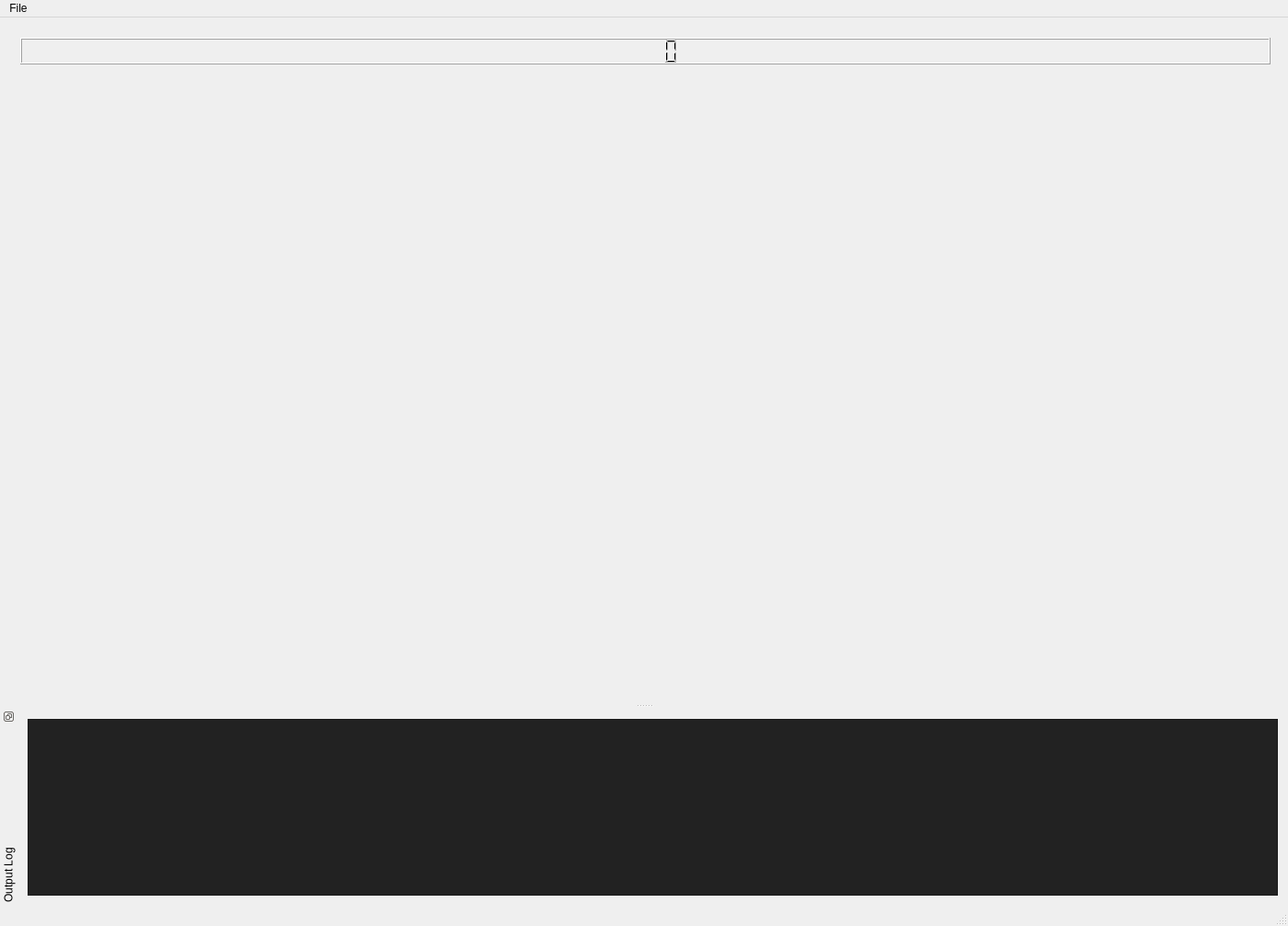
<?xml version="1.0" encoding="UTF-8"?>
<ui version="4.0">
 <class>MainWindow</class>
 <widget class="QMainWindow" name="MainWindow">
  <property name="geometry">
   <rect>
    <x>0</x>
    <y>0</y>
    <width>1400</width>
    <height>1006</height>
   </rect>
  </property>
  <property name="windowTitle">
   <string>OpenGL in Qt is great fun!</string>
  </property>
  <widget class="QWidget" name="centralWidget">
   <widget class="QWidget" name="">
    <property name="geometry">
     <rect>
      <x>11</x>
      <y>74</y>
      <width>1381</width>
      <height>661</height>
     </rect>
    </property>
    <layout class="QVBoxLayout" name="OpenGLLayout"/>
   </widget>
   <widget class="QWidget" name="horizontalLayoutWidget">
    <property name="geometry">
     <rect>
      <x>11</x>
      <y>11</y>
      <width>1381</width>
      <height>51</height>
     </rect>
    </property>
    <layout class="QHBoxLayout" name="horizontalLayout_4">
     <item>
      <widget class="QLCDNumber" name="scoreCounter">
       <property name="autoFillBackground">
        <bool>true</bool>
       </property>
      </widget>
     </item>
    </layout>
   </widget>
  </widget>
  <widget class="QMenuBar" name="menuBar">
   <property name="geometry">
    <rect>
     <x>0</x>
     <y>0</y>
     <width>1400</width>
     <height>25</height>
    </rect>
   </property>
   <widget class="QMenu" name="menuFile">
    <property name="title">
     <string>File</string>
    </property>
    <addaction name="fileExit"/>
   </widget>
   <addaction name="menuFile"/>
  </widget>
  <widget class="QStatusBar" name="statusBar"/>
  <widget class="QDockWidget" name="dockWidgetConsole">
   <property name="cursor">
    <cursorShape>CrossCursor</cursorShape>
   </property>
   <property name="mouseTracking">
    <bool>true</bool>
   </property>
   <property name="features">
    <set>QDockWidget::DockWidgetFloatable|QDockWidget::DockWidgetMovable|QDockWidget::DockWidgetVerticalTitleBar</set>
   </property>
   <property name="windowTitle">
    <string>Output Log</string>
   </property>
   <attribute name="dockWidgetArea">
    <number>8</number>
   </attribute>
   <widget class="QWidget" name="dockWidgetContents">
    <layout class="QHBoxLayout" name="horizontalLayout">
     <item>
      <widget class="QPlainTextEdit" name="outputLog">
       <property name="palette">
        <palette>
         <active>
          <colorrole role="Button">
           <brush brushstyle="SolidPattern">
            <color alpha="255">
             <red>34</red>
             <green>34</green>
             <blue>34</blue>
            </color>
           </brush>
          </colorrole>
          <colorrole role="Light">
           <brush brushstyle="SolidPattern">
            <color alpha="255">
             <red>51</red>
             <green>51</green>
             <blue>51</blue>
            </color>
           </brush>
          </colorrole>
          <colorrole role="Midlight">
           <brush brushstyle="SolidPattern">
            <color alpha="255">
             <red>42</red>
             <green>42</green>
             <blue>42</blue>
            </color>
           </brush>
          </colorrole>
          <colorrole role="Dark">
           <brush brushstyle="SolidPattern">
            <color alpha="255">
             <red>17</red>
             <green>17</green>
             <blue>17</blue>
            </color>
           </brush>
          </colorrole>
          <colorrole role="Mid">
           <brush brushstyle="SolidPattern">
            <color alpha="255">
             <red>23</red>
             <green>23</green>
             <blue>23</blue>
            </color>
           </brush>
          </colorrole>
          <colorrole role="Text">
           <brush brushstyle="SolidPattern">
            <color alpha="255">
             <red>255</red>
             <green>255</green>
             <blue>255</blue>
            </color>
           </brush>
          </colorrole>
          <colorrole role="BrightText">
           <brush brushstyle="SolidPattern">
            <color alpha="255">
             <red>255</red>
             <green>255</green>
             <blue>255</blue>
            </color>
           </brush>
          </colorrole>
          <colorrole role="ButtonText">
           <brush brushstyle="SolidPattern">
            <color alpha="255">
             <red>255</red>
             <green>255</green>
             <blue>255</blue>
            </color>
           </brush>
          </colorrole>
          <colorrole role="Base">
           <brush brushstyle="SolidPattern">
            <color alpha="255">
             <red>34</red>
             <green>34</green>
             <blue>34</blue>
            </color>
           </brush>
          </colorrole>
          <colorrole role="Window">
           <brush brushstyle="SolidPattern">
            <color alpha="255">
             <red>34</red>
             <green>34</green>
             <blue>34</blue>
            </color>
           </brush>
          </colorrole>
          <colorrole role="Shadow">
           <brush brushstyle="SolidPattern">
            <color alpha="255">
             <red>0</red>
             <green>0</green>
             <blue>0</blue>
            </color>
           </brush>
          </colorrole>
          <colorrole role="AlternateBase">
           <brush brushstyle="SolidPattern">
            <color alpha="255">
             <red>17</red>
             <green>17</green>
             <blue>17</blue>
            </color>
           </brush>
          </colorrole>
          <colorrole role="ToolTipBase">
           <brush brushstyle="SolidPattern">
            <color alpha="255">
             <red>255</red>
             <green>255</green>
             <blue>220</blue>
            </color>
           </brush>
          </colorrole>
          <colorrole role="ToolTipText">
           <brush brushstyle="SolidPattern">
            <color alpha="255">
             <red>0</red>
             <green>0</green>
             <blue>0</blue>
            </color>
           </brush>
          </colorrole>
          <colorrole role="PlaceholderText">
           <brush brushstyle="SolidPattern">
            <color alpha="128">
             <red>255</red>
             <green>255</green>
             <blue>255</blue>
            </color>
           </brush>
          </colorrole>
         </active>
         <inactive>
          <colorrole role="Button">
           <brush brushstyle="SolidPattern">
            <color alpha="255">
             <red>34</red>
             <green>34</green>
             <blue>34</blue>
            </color>
           </brush>
          </colorrole>
          <colorrole role="Light">
           <brush brushstyle="SolidPattern">
            <color alpha="255">
             <red>51</red>
             <green>51</green>
             <blue>51</blue>
            </color>
           </brush>
          </colorrole>
          <colorrole role="Midlight">
           <brush brushstyle="SolidPattern">
            <color alpha="255">
             <red>42</red>
             <green>42</green>
             <blue>42</blue>
            </color>
           </brush>
          </colorrole>
          <colorrole role="Dark">
           <brush brushstyle="SolidPattern">
            <color alpha="255">
             <red>17</red>
             <green>17</green>
             <blue>17</blue>
            </color>
           </brush>
          </colorrole>
          <colorrole role="Mid">
           <brush brushstyle="SolidPattern">
            <color alpha="255">
             <red>23</red>
             <green>23</green>
             <blue>23</blue>
            </color>
           </brush>
          </colorrole>
          <colorrole role="Text">
           <brush brushstyle="SolidPattern">
            <color alpha="255">
             <red>255</red>
             <green>255</green>
             <blue>255</blue>
            </color>
           </brush>
          </colorrole>
          <colorrole role="BrightText">
           <brush brushstyle="SolidPattern">
            <color alpha="255">
             <red>255</red>
             <green>255</green>
             <blue>255</blue>
            </color>
           </brush>
          </colorrole>
          <colorrole role="ButtonText">
           <brush brushstyle="SolidPattern">
            <color alpha="255">
             <red>255</red>
             <green>255</green>
             <blue>255</blue>
            </color>
           </brush>
          </colorrole>
          <colorrole role="Base">
           <brush brushstyle="SolidPattern">
            <color alpha="255">
             <red>34</red>
             <green>34</green>
             <blue>34</blue>
            </color>
           </brush>
          </colorrole>
          <colorrole role="Window">
           <brush brushstyle="SolidPattern">
            <color alpha="255">
             <red>34</red>
             <green>34</green>
             <blue>34</blue>
            </color>
           </brush>
          </colorrole>
          <colorrole role="Shadow">
           <brush brushstyle="SolidPattern">
            <color alpha="255">
             <red>0</red>
             <green>0</green>
             <blue>0</blue>
            </color>
           </brush>
          </colorrole>
          <colorrole role="AlternateBase">
           <brush brushstyle="SolidPattern">
            <color alpha="255">
             <red>17</red>
             <green>17</green>
             <blue>17</blue>
            </color>
           </brush>
          </colorrole>
          <colorrole role="ToolTipBase">
           <brush brushstyle="SolidPattern">
            <color alpha="255">
             <red>255</red>
             <green>255</green>
             <blue>220</blue>
            </color>
           </brush>
          </colorrole>
          <colorrole role="ToolTipText">
           <brush brushstyle="SolidPattern">
            <color alpha="255">
             <red>0</red>
             <green>0</green>
             <blue>0</blue>
            </color>
           </brush>
          </colorrole>
          <colorrole role="PlaceholderText">
           <brush brushstyle="SolidPattern">
            <color alpha="128">
             <red>255</red>
             <green>255</green>
             <blue>255</blue>
            </color>
           </brush>
          </colorrole>
         </inactive>
         <disabled>
          <colorrole role="Button">
           <brush brushstyle="SolidPattern">
            <color alpha="255">
             <red>34</red>
             <green>34</green>
             <blue>34</blue>
            </color>
           </brush>
          </colorrole>
          <colorrole role="Light">
           <brush brushstyle="SolidPattern">
            <color alpha="255">
             <red>51</red>
             <green>51</green>
             <blue>51</blue>
            </color>
           </brush>
          </colorrole>
          <colorrole role="Midlight">
           <brush brushstyle="SolidPattern">
            <color alpha="255">
             <red>42</red>
             <green>42</green>
             <blue>42</blue>
            </color>
           </brush>
          </colorrole>
          <colorrole role="Dark">
           <brush brushstyle="SolidPattern">
            <color alpha="255">
             <red>17</red>
             <green>17</green>
             <blue>17</blue>
            </color>
           </brush>
          </colorrole>
          <colorrole role="Mid">
           <brush brushstyle="SolidPattern">
            <color alpha="255">
             <red>23</red>
             <green>23</green>
             <blue>23</blue>
            </color>
           </brush>
          </colorrole>
          <colorrole role="Text">
           <brush brushstyle="SolidPattern">
            <color alpha="255">
             <red>17</red>
             <green>17</green>
             <blue>17</blue>
            </color>
           </brush>
          </colorrole>
          <colorrole role="BrightText">
           <brush brushstyle="SolidPattern">
            <color alpha="255">
             <red>255</red>
             <green>255</green>
             <blue>255</blue>
            </color>
           </brush>
          </colorrole>
          <colorrole role="ButtonText">
           <brush brushstyle="SolidPattern">
            <color alpha="255">
             <red>17</red>
             <green>17</green>
             <blue>17</blue>
            </color>
           </brush>
          </colorrole>
          <colorrole role="Base">
           <brush brushstyle="SolidPattern">
            <color alpha="255">
             <red>34</red>
             <green>34</green>
             <blue>34</blue>
            </color>
           </brush>
          </colorrole>
          <colorrole role="Window">
           <brush brushstyle="SolidPattern">
            <color alpha="255">
             <red>34</red>
             <green>34</green>
             <blue>34</blue>
            </color>
           </brush>
          </colorrole>
          <colorrole role="Shadow">
           <brush brushstyle="SolidPattern">
            <color alpha="255">
             <red>0</red>
             <green>0</green>
             <blue>0</blue>
            </color>
           </brush>
          </colorrole>
          <colorrole role="AlternateBase">
           <brush brushstyle="SolidPattern">
            <color alpha="255">
             <red>34</red>
             <green>34</green>
             <blue>34</blue>
            </color>
           </brush>
          </colorrole>
          <colorrole role="ToolTipBase">
           <brush brushstyle="SolidPattern">
            <color alpha="255">
             <red>255</red>
             <green>255</green>
             <blue>220</blue>
            </color>
           </brush>
          </colorrole>
          <colorrole role="ToolTipText">
           <brush brushstyle="SolidPattern">
            <color alpha="255">
             <red>0</red>
             <green>0</green>
             <blue>0</blue>
            </color>
           </brush>
          </colorrole>
          <colorrole role="PlaceholderText">
           <brush brushstyle="SolidPattern">
            <color alpha="128">
             <red>255</red>
             <green>255</green>
             <blue>255</blue>
            </color>
           </brush>
          </colorrole>
         </disabled>
        </palette>
       </property>
      </widget>
     </item>
    </layout>
   </widget>
  </widget>
  <action name="fileExit">
   <property name="text">
    <string>Exit</string>
   </property>
   <property name="shortcut">
    <string>Ctrl+Q</string>
   </property>
  </action>
 </widget>
 <layoutdefault spacing="6" margin="11"/>
 <resources/>
 <connections/>
</ui>
